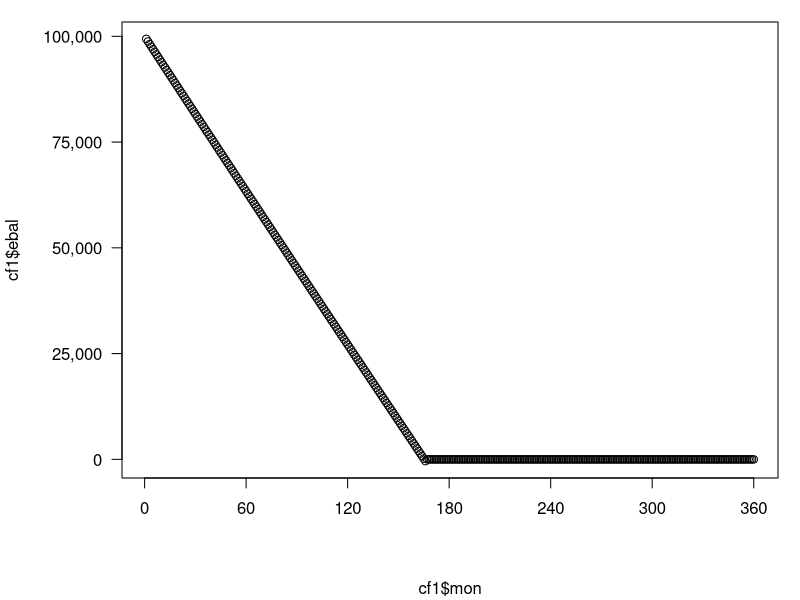
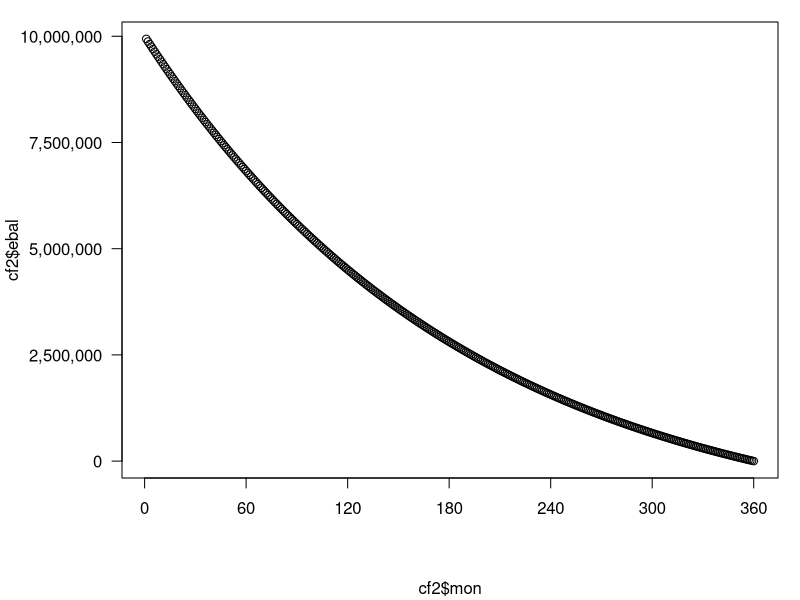
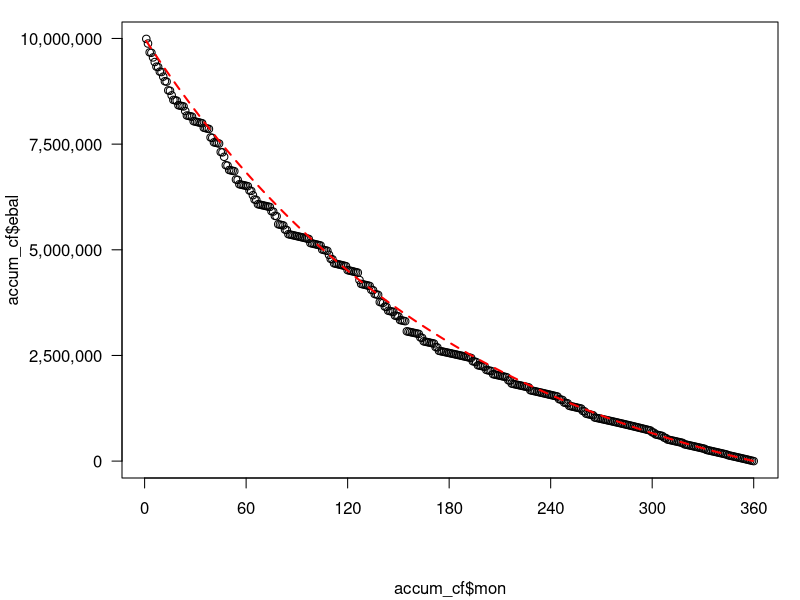

R code for these plots, in order:
## ---- chunk 1
library(dplyr)
library(data.table)
knitr::opts_chunk$set(echo = FALSE)
## ---- chunk 2
level.pay.calc<-function(rem.term,monthly.rate)
{
  monthly.payment<-(monthly.rate*(1+monthly.rate)^rem.term)/((1+monthly.rate)^rem.term-1)
  return(monthly.payment)
}
## ---- chunk 3
# amortize single loan incorporating prepayments
# CPR == 1 signifies paid-in-full
# 0 < CPR < 1 are curtailments
amort.loan.cf<-function(orig.term,note.rate,orig.bal,cpr=c(NA))
{
  monthly.rate<-note.rate/12
  if(is.na(cpr[1])){
    smm<-replicate(orig.term,0)
  } else {
    smm<-1-(1-cpr)^(1/12)
  }
  level.pay<-level.pay.calc(orig.term,monthly.rate)*orig.bal
  cf<-data.table(mon=1:orig.term)
  cf[1,bbal:=orig.bal]
  cf[,int:=0]
  cf[,sched.prin:=0]
  cf[,unsched.prin:=0]
  cf[,prin:=0]
  cf[,eschedbal:=0]
  cf[,ebal:=0]
  mo.bbal<-orig.bal
  mo.unsched.prin<-0
  for(m in 1:orig.term){
    mo.int<-mo.bbal * monthly.rate
    mo.sched.prin<-level.pay - mo.int
    mo.eschedbal<-mo.bbal - mo.sched.prin
    mo.unsched.prin<-mo.eschedbal*smm[m]
    mo.prin<-mo.sched.prin + mo.unsched.prin
    mo.ebal<-mo.bbal - mo.prin
    cf[m,bbal:=round(mo.bbal,2)]
    cf[m,int:=round(mo.int,2)]
    cf[m,sched.prin:=round(mo.sched.prin,2)]
    cf[m,unsched.prin:=round(mo.unsched.prin,2)]
    cf[m,prin:=round(mo.prin,2)]
    cf[m,eschedbal:=round(mo.eschedbal,2)]
    cf[m,ebal:=round(mo.ebal,2)]
    if(mo.ebal<=0.005) break
    mo.bbal<-mo.ebal # for next month
  }
  return (cf)
} # amort.loan.cf
## ---- chunk 4
# Prepayments are continuous
# Pool consisting of many loans of 0.01 each
# CPR represents % of loans that pay in full that month
# 

amort.pool.cf<-function(orig.term,note.rate,orig.bal,cpr=c(NA))
{
  monthly.rate<-note.rate/12
  if(is.na(cpr[1])){
    smm<-replicate(orig.term,0)
  } else {
    smm<-1-(1-cpr)^(1/12)
  }
  cf<-data.table(mon=1:orig.term)
  cf[1,bbal:=orig.bal]
  cf[,int:=0]
  cf[,sched.prin:=0]
  cf[,unsched.prin:=0]
  cf[,prin:=0]
  cf[,eschedbal:=0]
  cf[,ebal:=0]
  mo.bbal<-orig.bal
  mo.unsched.prin<-0
  for(m in 1:orig.term){
    level.pay<-level.pay.calc(orig.term+1-m,monthly.rate)*mo.bbal
    mo.int<-mo.bbal * monthly.rate
    mo.sched.prin<-level.pay - mo.int
    mo.eschedbal<-mo.bbal - mo.sched.prin
    mo.unsched.prin<-mo.eschedbal*smm[m]
    mo.prin<-mo.sched.prin + mo.unsched.prin
    
    mo.ebal<-mo.bbal - mo.prin
    cf[m,bbal:=round(mo.bbal,2)]
    cf[m,int:=round(mo.int,2)]
    cf[m,sched.prin:=round(mo.sched.prin,2)]
    cf[m,unsched.prin:=round(mo.unsched.prin,2)]
    cf[m,prin:=round(mo.prin,2)]
    cf[m,eschedbal:=round(mo.eschedbal,2)]
    cf[m,ebal:=round(mo.ebal,2)]
    if(mo.ebal<=0.005) break
    mo.bbal<-mo.ebal # for next month
  }
  return (cf)
} # amort.pool.cf
## ---- chunk 5
orig.term<-360
note.rate<-0.06
orig.bal<-100000
scalar.cpr<-0.06 # curtailment
cpr<-replicate(orig.term,scalar.cpr)
## ---- chunk 6

#cpr[120]<-1 # paid in full
cf1<-amort.loan.cf(orig.term,note.rate,orig.bal,cpr)

par(mar = c(6, 6, 1, 1) + 0.1) # more y axis space for rotated values param 2
par(mgp = c(5, 1, 0)) # more space for y axis titles, param 1
plot(cf1$mon,cf1$ebal,xaxt="n",yaxt="n")
axis(1, at = seq(0, orig.term, 12*5))
axis(2, at = seq(0, orig.bal, orig.bal/4),
     prettyNum(seq(0, orig.bal, orig.bal/4),big.mark=",", scientific=FALSE),las=1)
## ---- chunk 7
loan.count<-100
## ---- chunk 8
pool.orig.bal<-orig.bal*loan.count
cf2<-amort.pool.cf(orig.term,note.rate,pool.orig.bal,cpr)

par(mar = c(6, 6, 1, 1) + 0.1) # more y axis space for rotated values param 2
par(mgp = c(5, 1, 0)) # more space for y axis titles, param 1
plot(cf2$mon,cf2$ebal,xaxt="n",yaxt="n")
axis(1, at = seq(0, orig.term, 12*5))
axis(2, at = seq(0, pool.orig.bal, pool.orig.bal/4),
     prettyNum(seq(0, pool.orig.bal, pool.orig.bal/4),big.mark=",", scientific=FALSE),las=1)

## ---- chunk 9
set.seed(666)

cpr<-replicate(orig.term,scalar.cpr)
smm<-1-(1-cpr)^(1/12)

for(loan.no in 1:loan.count){
  pifcpr<-runif(n=orig.term) # random
  pifcpr<-(pifcpr<smm)*1
  #cpr[120]<-1 # paid in full
  cf1<-amort.loan.cf(orig.term,note.rate,orig.bal,pifcpr)
  if(loan.no==1){
    accum_cf<-cf1
  } else {
    accum_cf<-accum_cf+cf1
  }
}
accum_cf$mon<-accum_cf$mon/loan.count
## ---- chunk 10

par(mar = c(6, 6, 1, 1) + 0.1) # more y axis space for rotated values param 2
par(mgp = c(5, 1, 0)) # more space for y axis titles, param 1
plot(accum_cf$mon,accum_cf$ebal,xaxt="n",yaxt="n")
axis(1, at = seq(0, orig.term, 12*5))
axis(2, at = seq(0, pool.orig.bal, pool.orig.bal/4),
     prettyNum(seq(0, pool.orig.bal, pool.orig.bal/4),big.mark=",", scientific=FALSE),las=1)
lines(cf2$mon,cf2$ebal,type="l",col="red",lwd=2,lty=2)
